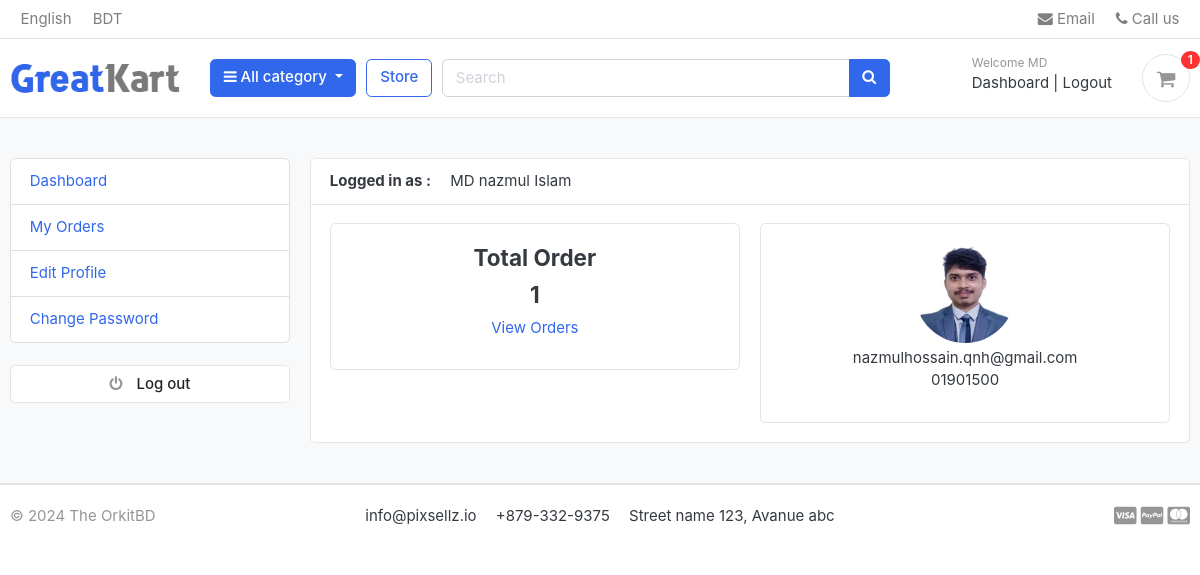
The page /accounts/dashboard/ (signed in) on the database its author committed.
### accounts/models.py (models this page shows, shortened)
class Account(AbstractBaseUser):
    first_name      = models.CharField(max_length=50)
    last_name       = models.CharField(max_length=50)
    username        = models.CharField(max_length=50, unique=True)
    email           = models.EmailField(max_length=100, unique=True)
    phone_number    = models.CharField(max_length=50)
    date_joined     = models.DateTimeField(auto_now_add=True)
    last_login      = models.DateTimeField(auto_now_add=True)
    is_admin        = models.BooleanField(default=False)
    is_staff        = models.BooleanField(default=False)
    is_active        = models.BooleanField(default=False)
    is_superadmin        = models.BooleanField(default=False)
    USERNAME_FIELD = 'email'
    REQUIRED_FIELDS = ['username', 'first_name', 'last_name','phone_number']
    objects = MyAccountManager()
    def full_name(self):
        return f'{self.first_name} {self.last_name}'

class UserProfile(models.Model):
    user =models.OneToOneField(Account,on_delete=models.CASCADE)
    address_line_1 = models.CharField(max_length=100,blank=True)
    address_line_2 = models.CharField(max_length=100,blank=True)
    profile_pic = models.ImageField(blank=True, upload_to='userprofile/')
    city = models.CharField(max_length=30)
    state = models.CharField(max_length=30)
    country = models.CharField(max_length=20)

### accounts/views.py (the view)
# urls.py: path('dashboard/', dashboard, name = "dashboard"),
@login_required(login_url = "login")
def dashboard(request):
    orders = Order.objects.order_by('-created_at').filter(user_id=request.user.id,is_ordered=True)
    userprofile = get_object_or_404(UserProfile,user=request.user)
    order_count = orders.count()
    context = {
        'order_count':order_count,
        'orders':orders,
        'userprofile':userprofile
    }
    return render(request, 'accounts/dashboard.html',context)

### carts/context_processors.py (called while the page is built)
def counter(request):
    cart_count = 0
    if 'admin' in request.path:
        return {}
    else:
        try:
            cart = Cart.objects.filter(cart_id=_cart_id(request))
            if request.user.is_authenticated:
                cart_items = CartItem.objects.all().filter(user=request.user)
            else:
                cart_items = CartItem.objects.all().filter(cart=cart[:1])
            for cart_item in cart_items:
                cart_count += cart_item.quantity
        except Cart.DoesNotExist:
            cart_count = 0
    return dict(cart_count=cart_count)

### carts/views.py (called while the page is built)
def _cart_id(request):
    cart = request.session.session_key
    if not cart :
        cart = request.session.create()
    return cart

### category/context_processors.py (called while the page is built)
def menu_links(request):
    links = Category.objects.all()
    return dict(links=links)

### category/models.py (called while the page is built)
    def get_url(self):
        return reverse('products_by_category',args=[self.slug])

### templates/accounts/dashboard.html (shortened to what this page needs)
{% extends "base.html" %}
{% load static %}
{%block content%}
<section class="section-conten padding-y bg">
<div class="container">
	<div class="row">
		{%include 'includes/dashboard_sidebar.html' %}
	<main class="col-md-9">
		<article class="card">
		<header class="card-header">
			<strong class="d-inline-block mr-3">Logged in as :</strong>
			<span>{{user.full_name}}</span>
		</header>
		<div class="card-body">
			<div class="row">
				<div class="col-md-6">
					<div class="card">
						<div class="card-body">
							<div class="card-title text-center">
								<h4>Total Order</h4>
								<h4>{{order_count}}</h4>
								<a href="">View Orders </a>
							</div>
						</div>
					</div>
				</div>
				<div class="col-md-6">
					<div class="card">
						<div class="card-body ">
							<div class="card-title text-center">
							<img src="{{userprofile.profile_pic.url}}" alt="Profile Picture" width="100" style="border-radius:50px;">
								<div class="mt-1">
									<p class="mb-0">{{user.email}}</p>
									<p>{{user.phone_number}}</p>
								</div>
							</div>
						</div>
					</div>
				</div>
			</div>
		</div>
		</article>
	</main>
</div>
</div>
</section>
{% endblock %}

### templates/includes/navbar.html (shortened to what this page needs)
{% load static %}
<header class="section-header">
    <nav class="navbar p-md-0 navbar-expand-sm navbar-light border-bottom">
    <div class="container">
      <div class="collapse navbar-collapse" id="navbarTop4">
        <ul class="navbar-nav mr-auto">
            <li class="nav-item dropdown">
                 <a href="#" class="nav-link">English </a>
            </li>
            <li class="nav-item dropdown">
                <a href="#" class="nav-link"> BDT </a>
            </li>
        </ul>
        <ul class="navbar-nav">
            <li><a href="#" class="nav-link"> <i class="fa fa-envelope"></i> Email </a></li>
            <li><a href="#" class="nav-link"> <i class="fa fa-phone"></i> Call us </a></li>
        </ul>
      </div>
    </div>
    </nav>
    <section class="header-main border-bottom">
        <div class="container">
    <div class="row align-items-center">
        <div class="col-lg-2 col-md-3 col-6">
            <a href="{% url 'home'%}" class="brand-wrap">
                <img class="logo" src="{% static './images/logo.png' %}">
            </a>
        </div>
        <div class="col-lg col-sm col-md col-6 flex-grow-0">
            <div class="category-wrap dropdown d-inline-block float-right">
                <button type="button" class="btn btn-primary dropdown-toggle" data-toggle="dropdown">
                    <i class="fa fa-bars"></i> All category
                </button>
            </div>
        </div>
        <a href="{% url 'store' %}" class="btn btn-outline-primary">Store</a>
        <div class="col-lg  col-md-6 col-sm-12 col">
            <form action="{%url 'search'%}" class="search" method='GET'>
                <div class="input-group w-100">
                    <input type="text" class="form-control" style="width:60%;" placeholder="Search" name='keyword'>
                    <div class="input-group-append">
                      <button class="btn btn-primary" type="submit">
                        <i class="fa fa-search"></i>
                      </button>
                    </div>
                </div>
            </form>
        </div>
        <div class="col-lg-3 col-sm-6 col-8 order-2 order-lg-3">
                <div class="d-flex justify-content-end mb-3 mb-lg-0">
                    {% if user.id is None %}
                    <div class="widget-header">
                    <small class="title text-muted">Welcome guest!</small>
                    <div>
                        <a href="{% url 'login' %}">Sign in</a> <span class="dark-transp"> | </span>
                        <a href="{% url 'register' %}"> Register</a>
                    </div>
                    </div>
                    {% else %}
                    <div class="widget-header">
                    <small class="title text-muted">Welcome {{user.first_name}}</small>
                    <div>
                        <a href="{% url 'dashboard' %}">Dashboard</a> <span class="dark-transp"> | </span>
                        <a href="{% url 'logout' %}"> Logout</a>
                    </div>
                    </div>
                    {% endif %}
                        <a href="{%url 'cart' %}" class="widget-header pl-3 ml-3">
                            <div class="icon icon-sm rounded-circle border"><i class="fa fa-shopping-cart"></i></div>
                            <span class="badge badge-pill badge-danger notify">{{cart_count}}</span>
                        </a>
                    </div>
                </div>
    </div>
        </div>
    </section>
    </header>

### static/css/ui.css (style rules this page uses)
html { font-family: "Inter", sans-serif; font-size: 15px; }
.icon-xs, .icon-sm, .icon-md, .icon-lg { display: inline-block; text-align: center; flex-shrink: 0; flex-grow: 0; }
.icon-sm { width: 48px; height: 48px; line-height: 48px !important; font-size: 20px; }
.padding-y { padding-top: 40px; padding-bottom: 40px; }
article:after, .form-group:after { display: block; clear: both; content: ""; }
.bg { background-color: #f8f9fa; }
p:last-child { margin-bottom: 0; }
.header-main { position: relative; padding-top: 1rem; padding-bottom: 1rem; }
.brand-wrap .logo, .navbar-brand .logo { margin-right: 7px; max-height: 42px; display: inline-block; }
.widget-header { display: inline-block; vertical-align: middle; position: relative; }
.widget-header a { color: #343a40; }
.widget-header i { color: #969696; }
.widget-header .title { display: block; }
.widget-header .notify { position: absolute; top: -3px; right: -10px; }
.notify { position: absolute; top: -4px; right: -10px; display: inline-block; padding: 0.25em 0.6em; font-size: 12px; line-height: 1; text-align: center; border-radius: 3rem; color: #fff; background-color: #fa3434; }

### rows shown on the page
Account: first_name "MD", full_name "MD nazmul Islam", email "nazmulhossain.qnh@gmail.com", phone_number "01901500"
UserProfile: profile_pic (picture)

### other values the page prints
{{ cart_count }} "1"
{{ order_count }} "1"
